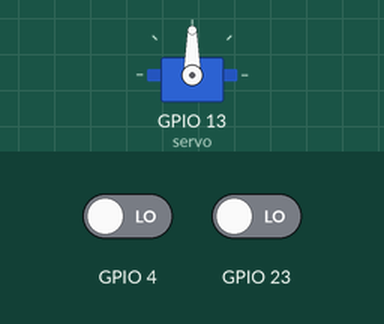
Recording of a sketch running on a simulated ESP32. Shown: servo. Inputs (shaded band) come from the test bench; at power-on: GPIO 4 LOW, GPIO 23 LOW. What the sketch prints to the serial monitor is not drawn.

Above: at 1.8 s.
1.9 s: GPIO 4 driven HIGH
At 2.9 s:
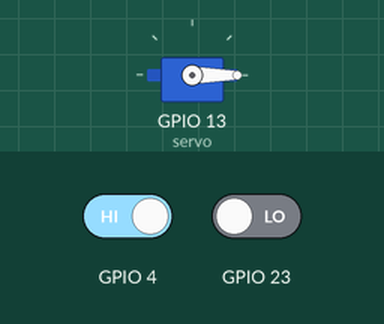
3.5 s: GPIO 23 driven HIGH
Timing chart, 0 to 6.5 s (numbered marks = the images above; inputs shaded):
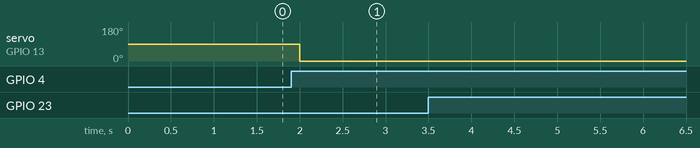

The sketch:

continuous_feedback.ino
```cpp
#include <ESP32_Servo.h>


Servo servo;

int pos = 0;
int connectedState = 0;


void setup() {
  servo.attach(13);
  Serial.begin(115200);

  pinMode(23, INPUT);
  pinMode(4, INPUT);

//
}

void loop() {
  int val = digitalRead(23);
  int shouldMove = digitalRead(4);

  if (shouldMove) {
    servo.write(0);
  }

  if (val && !connectedState) {
    connectedState = 1;

    pos += 1;

    if (pos == 4) {
      pos = 0;
    }

    Serial.println(pos);
  }

  if (pos == 3) {
    servo.write(90);
  }

  if (!val) {
    connectedState = 0;
  }


  delay(500);
}
```

Measured:
- after the input at 1.9 s, servo on GPIO 13 (servo): 90° → 0° after 0.10 s
- after the input at 3.5 s, every drawn part: stays the same
